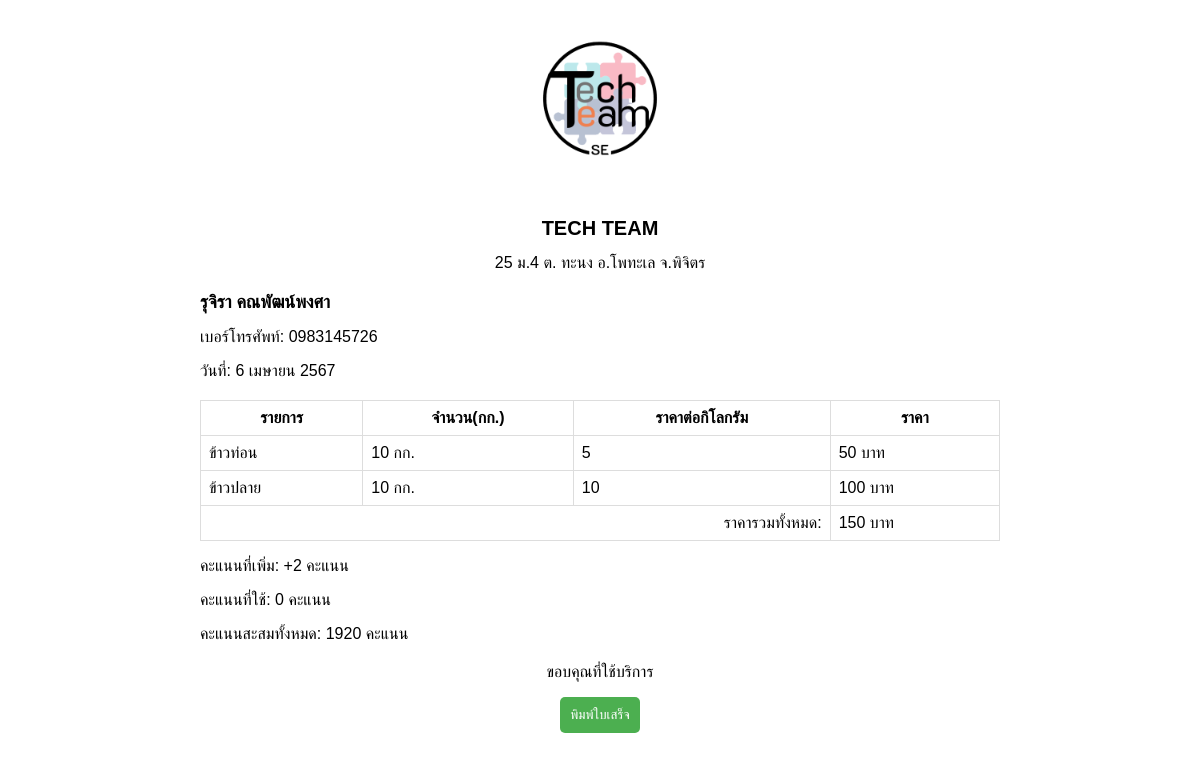
Screenshot of /receiptproduct.php with the database file from the repository.
### tables this page shows
CREATE TABLE `orderproduct` (
  `OrderProduct_Id` int(11) NOT NULL,
  `OrderProduct_Date` date NOT NULL,
  `Member_Id` int(11) NOT NULL,
  `Kg_Rice_bran` double NOT NULL COMMENT 'รำข้าว',
  `Kg_Husk` double NOT NULL COMMENT 'แกลบ',
  `Kg_Rice_chunks` double NOT NULL COMMENT 'ข้าวท่อน',
  `Kg_Broken_rice` double NOT NULL COMMENT 'ข้าวปลาย',
  `Total_Product` double NOT NULL
);

CREATE TABLE `member` (
  `Member_Id` int(11) NOT NULL,
  `Member_Name` varchar(100) NOT NULL,
  `Member_Tel` varchar(100) NOT NULL,
  `Member_Point` int(11) NOT NULL,
  `Member_PointUse` int(11) NOT NULL,
  `Member_PointAdd` int(11) NOT NULL,
  `Member_Since` date NOT NULL,
  `Member_Status` varchar(100) NOT NULL,
  `Member_Period` varchar(100) NOT NULL,
  `Member_Address` varchar(100) NOT NULL,
  `Member_Subdistrict` varchar(100) NOT NULL,
  `Member_Dustrict` varchar(100) NOT NULL,
  `Member_Province` varchar(100) NOT NULL
);

### receiptproduct.php (the view, shortened to what this page needs)
<!DOCTYPE html>
<html lang="th">
<head>
  <link rel="stylesheet" href="assets/css/receipt.css">
</head>
<body>
  <div class="container">
    <div class="header">
      <img onclick="document.location='index.html'" src="img/TechTeam.png" alt="Logo" class="logo">
      <h1 class="company-name">TECH TEAM</h1>
      <p class="company-address">
        25 ม.4 ต. ทะนง อ.โพทะเล จ.พิจิตร
      </p>
    </div>
    <?php
        include('include/config.php');
        $sql_member = "SELECT orderproduct.*, member.Member_Name, member.Member_Tel
               FROM orderproduct
               JOIN member ON orderproduct.Member_Id = member.Member_Id
               ORDER BY orderproduct.OrderProduct_Id DESC
               LIMIT 1";
        $result_member = $mysqli_p->query($sql_member);
        if ($result_member !== false && $result_member->num_rows > 0) {
          $row_member = $result_member->fetch_assoc();
          echo "<div class='customer-info'>";
          echo "<h2 class='customer-name'>" . $row_member["Member_Name"] . "</h2>";
          echo "<p class='customer-phone'>เบอร์โทรศัพท์: " . $row_member["Member_Tel"] . "</p>";
          echo "<span id='current-date'></span>";
          echo "</div>";
        }
    ?>
    <table class="table">
      <thead>
        <tr>
          <th>รายการ</th>
          <th>จำนวน(กก.)</th>
          <th>ราคาต่อกิโลกรัม</th>
          <th>ราคา</th>
        </tr>
      </thead>
      <tbody>
      <?php
        $price_per_kg_product3 = 5;
        $price_per_kg_product4 = 10;
        $sqlProduct = "SELECT * FROM orderproduct ORDER BY orderProduct_Id DESC LIMIT 1";
        $resultProduct = mysqli_query($mysqli_p, $sqlProduct);
        $hasProductData = mysqli_num_rows($resultProduct) > 0;
        if ($hasProductData) {
            $rowProduct = mysqli_fetch_assoc($resultProduct);
            $total_price = 0;
            if ($rowProduct['Kg_Rice_chunks']) {
                $kg_product3_price = $rowProduct['Kg_Rice_chunks'] * $price_per_kg_product3;
                $total_price += $kg_product3_price;
                echo "<tr>";
                echo "<td>ข้าวท่อน</td>";
                echo "<td>" . $rowProduct['Kg_Rice_chunks'] . " กก.</td>";
                echo "<td>" . $price_per_kg_product3 . "</td>";
                echo "<td>" . $kg_product3_price . " บาท</td>";
                echo "</tr>";
            }
            if ($rowProduct['Kg_Broken_rice']) {
                $kg_product4_price = $rowProduct['Kg_Broken_rice'] * $price_per_kg_product4;
                $total_price += $kg_product4_price;
                echo "<tr>";
                echo "<td>ข้าวปลาย</td>";
                echo "<td>" . $rowProduct['Kg_Broken_rice'] . " กก.</td>";
                echo "<td>" . $price_per_kg_product4 . "</td>";
                echo "<td>" . $kg_product4_price . " บาท</td>";
                echo "</tr>";
            }
            echo "<tr>";
            echo "<td colspan='3' style='text-align: right;'>ราคารวมทั้งหมด:</td>";
            echo "<td>" . $total_price . " บาท</td>";
            echo "</tr>";
        }
            $earned_points = ceil($total_price / 100);
            $sql_member_points = "SELECT  Member_Point FROM member WHERE Member_Id = " . $row_member["Member_Id"];
            $result_member_points = $mysqli_p->query($sql_member_points);
            if ($result_member_points !== false && $result_member_points->num_rows > 0) {
                $row_points = $result_member_points->fetch_assoc();
                $member_points = $row_points['Member_Point'];
            } else {
                $member_points = 0;
            }
            $used_points = 0;
            $sql_used_points = "SELECT Member_PointUse FROM member WHERE Member_Id = " . $row_member["Member_Id"];
            $result_used_points = $mysqli_p->query($sql_used_points);
            if ($result_used_points !== false && $result_used_points->num_rows > 0) {
                $row_used_points = $result_used_points->fetch_assoc();
                $used_points = $row_used_points['Member_PointUse'];
            }
            $new_points_balance = $member_points + $earned_points;
      ?>
      </tbody>
    </table>
    <div class="member-points">
        <p>คะแนนที่เพิ่ม: +<?php echo $earned_points; ?> คะแนน</p>
        <p>คะแนนที่ใช้: <?php echo $used_points; ?> คะแนน</p>
        <p>คะแนนสะสมทั้งหมด: <?php echo $new_points_balance; ?> คะแนน</p>
    </div>
    <div class="footer">
      <p>ขอบคุณที่ใช้บริการ</p>
    </div>
    <input type="button" class="print-button" value="พิมพ์ใบเสร็จ" onclick="javascript:this.style.display='none';window.print();">
    <br><br>
  </div>
</body>
</html>

### assets/css/receipt.css (style rules this page uses)
body { font-family: Arial, sans-serif; font-size: 16px; margin: 0; padding: 0; }
.container { width: 800px; margin: 0 auto; }
.header { text-align: center; }
.logo { width: 200px; height: 200px; margin: 0 auto; }
.company-name { font-size: 20px; font-weight: bold; }
.company-address { margin-top: 10px; }
.customer-info { margin-top: 20px; }
.customer-name { font-size: 18px; font-weight: bold; }
.customer-phone { margin-top: 10px; }
.table { width: 100%; border-collapse: collapse; margin-top: 20px; }
.table th, .table td { border: 1px solid #ddd; padding: 8px; }
.table th { text-align: center; }
.footer { text-align: center; margin-top: 20px; }
.print-button { display: block; margin: auto; padding: 10px; background-color: #4CAF50; color: white; border: none; border-radius: 5px; cursor: pointer; }

### rows the page displays
orderproduct: Member_Id.Member_Name "รุจิรา คณพัฒน์พงศา", Member_Id.Member_Tel "0983145726", Kg_Rice_chunks "10", Kg_Rice_chunks "50", Kg_Broken_rice "10", Kg_Broken_rice "100"
member: Member_PointUse "0", Member_Point "1920"

### other values shown
$price_per_kg_product3 "5"
$price_per_kg_product4 "10"
$total_price "150"
$earned_points "2"
